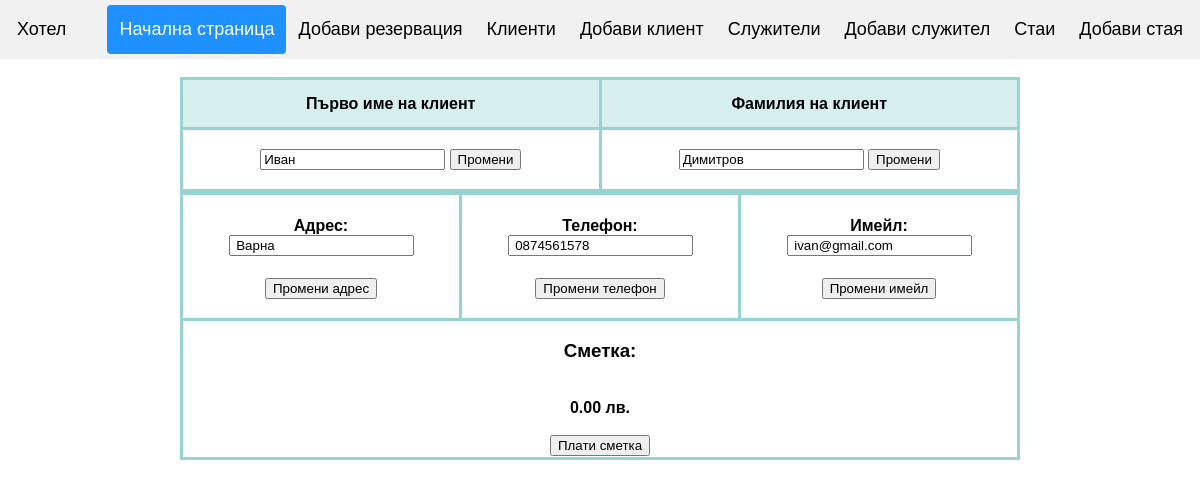
/showcldetails.php?id=2, run on the app's committed database.
### tables this page shows
CREATE TABLE `client` (
  `id_client` int(11) NOT NULL,
  `client_fname` varchar(255) NOT NULL,
  `client_lname` varchar(255) NOT NULL,
  `client_address` varchar(255) NOT NULL,
  `client_phone` varchar(255) NOT NULL,
  `client_email` varchar(255) NOT NULL,
  `client_bill` decimal(12,2) NOT NULL
);

### showcldetails.php (the view, shortened to what this page needs)
<?php
include ('view/header.php');
?>
<!DOCTYPE html>
<html>
<head>
</head>
<body>
	<br>
	<table class="table">
		<thead>
			<tr style="height:50px">
				<th style="text-align:center;background-color: #D6EEEE">Първо име на клиент</th>
				<th style="text-align:center;background-color: #D6EEEE">Фамилия на клиент</th>
			</tr>
		</thead>
		<tbody>
			<?php
			if(isset($_GET['id'])){
				$id = mysqli_real_escape_string($conn, $_GET['id']);
				$sql = "SELECT * FROM client where id_client = $id";
				$query=mysqli_query($conn,$sql)or die(mysqli_error());
				while($row=mysqli_fetch_array($query)){
					?>
					<tr>
						<td style="text-align:center; ">
						<br>
						<form method="POST">
							<input type="text" id="client_fname" name="client_fname" value="<?php echo $row['client_fname'] ?>">
						<input type="submit" name="updatefname" value="Промени">
						<br><br>
					</form>
				</td>
				<td style="text-align:center; ">
					<br>
						<form method="POST">
							<input type="text" id="client_lname" name="client_lname" value="<?php echo $row['client_lname'] ?>">
						<input type="submit" name="updatelname" value="Промени">
						<br><br>
					</form>
				</td>
			</tr>
		<?php } } ?>
	</tbody>
</table>
<table class="table3">
	<form method="POST">
		<?php
		$id = mysqli_real_escape_string($conn, $_GET['id']);
		$sql = "SELECT * FROM client where id_client = $id";
		$query=mysqli_query($conn,$sql)or die(mysqli_error());
		while($row=mysqli_fetch_array($query)){
			?>
			<tr>
				<th>
					<h4>Адрес:
					<br>
					<form method="POST">
						<input type="text" id="client_address" name="client_address" value=" <?php echo $row['client_address']; ?>">
					</h4>
					<input type="submit" name="updateadd" value="Промени адрес">
					<br><br>
				</form>
				<th>
					<h4>Телефон:
					<br>
					<form method="POST">
						<input type="text" id="client_phone" name="client_phone" value=" <?php echo $row['client_phone']; ?>">
					</h4>
					<input type="submit" name="updateph" value="Промени телефон">
					<br><br>
			</th>
				<th>
					<h4>Имейл:
					<br>
					<form method="POST">
						<input type="text" id="client_email" name="client_email" value=" <?php echo $row['client_email']; ?>">
					</h4>
					<input type="submit" name="updateemail" value="Промени имейл">
					<br><br>
			</th>
		<tr>
			<th colspan="3">
				<form method="POST">
				<h3>Сметка:</h3>
				<br>
				<?php echo $row['client_bill']." лв."; ?>
				<br>
				<br>
				<input type="submit" name="paybill" value="Плати сметка">
			</form>
			</th>
		</tr>
<?php } ?>
</table>
</body>
</html>

### view/header.php (style rules this page uses)
* { box-sizing: border-box; }
body { margin: 0; font-family: Arial, Helvetica, sans-serif; }

### showcldetails.php (style rules this page uses)
* { box-sizing: border-box; }
.table { margin-left: auto; margin-right: auto; width: 70%; border-collapse: collapse; }
.table3 { margin-left: auto; margin-right: auto; width: 70%; border-collapse: collapse; }
th, td { border-style:solid; border-color: #96D4D4; }

### data on the page
client: client_fname "Иван", client_lname "Димитров", client_address "Варна", client_phone "0874561578", client_email "ivan@gmail.com", client_bill "0.00"
